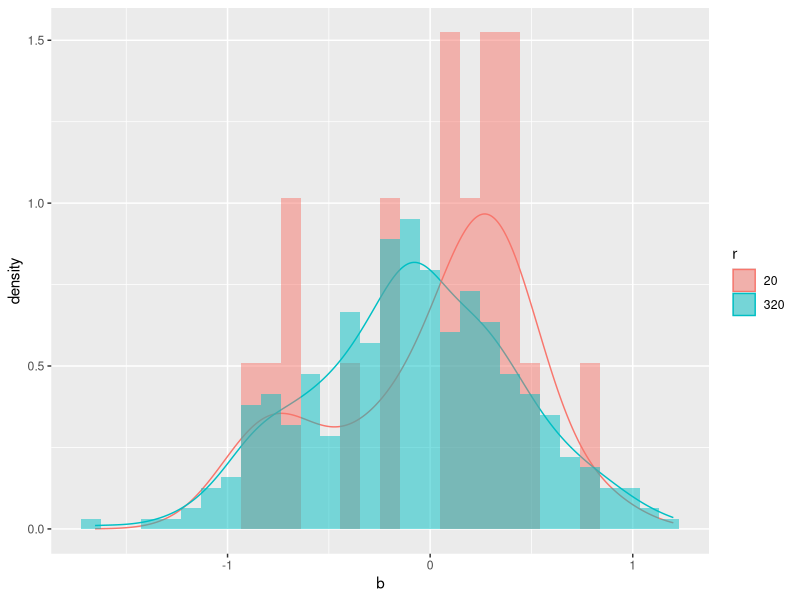

Write the R code that produced this figure.
library("tidyverse")

set.seed(482) # 乱数の種を設定
randoms <- c(rnorm(2000, mean= 0, sd= 5)) # 平均0 分散5 の正規分布から2000個の乱数を生成して、vectorに収める

rs <- c() #繰り返し回数のvector
r <- 10
# rs: [1]    10    20    40    80   160   320   640  1280  2560  5120 10240 となるよう数値を入れていく
while (r <= 10240) {
	rs[length(rs)+1] <- r
	r <- r*2
}

pickrs <- c(20,320)
picks <- list() #r=20, 320の場合のbsを保存する
bss <- purrr::map(rs, \(r) {
	bs <- sapply(1:r, \(x) mean(sample(randoms, 100, replace=TRUE))) # bootstrap

	# pickrsにrと等しいものがあればpicksにbsを入れる
	if (any(sapply(pickrs, \(x) { x == r }))) {
		picks <<- append(picks, list(bs)) # scope外の環境に代入するために<<-を使う
	}

	list(bs)
})

# pickrs: vector(長さ2), picks: list<vector(各r)>(2) から rowss: list<list<vector(r=,b=)>(各r)>(2) を作る
rowss <- lapply(seq_along(pickrs), \(i) {
	bs <- picks[[i]]
	r <- pickrs[i]
	v <- lapply(bs, \(b) c(r= r, b= b)) # あとでdata.frameにする際の各行に相当
	return(v)
})

rows <- list_flatten(rowss) # list<list<vector(r=,b=)>>(2)を1階層つぶしてlist<vector(r=,b=)>(20+320) にする
df <- dplyr::bind_rows(rows) #data.frame(r=,b=)に変換
df <- transform(df, r= as.factor(r)) #r列を要因型に変換

print(ggplot(df, aes(x= b, group= r, fill= r))+ # rでgroup分けし、塗りつぶす色(fill)を紐づける
	geom_density(aes(colour= r), # rで色分け
		fill = NA, # 塗らつぶさず線だけ表示
		alpha = 0.3)+ # 透明度設定
	geom_histogram(aes(y= after_stat(density)), # y軸を密度にして正規化
		position="identity", # 重ねる
		alpha= 0.5)
)
